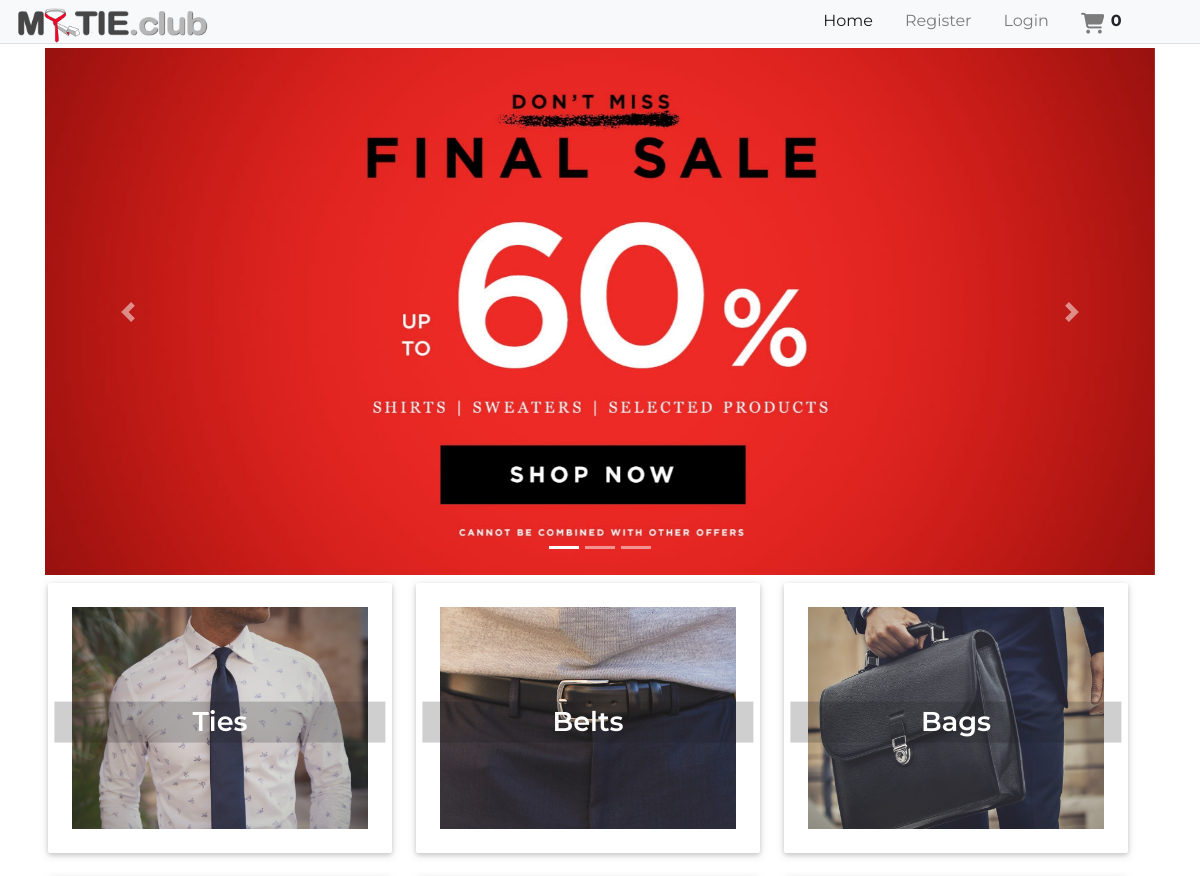
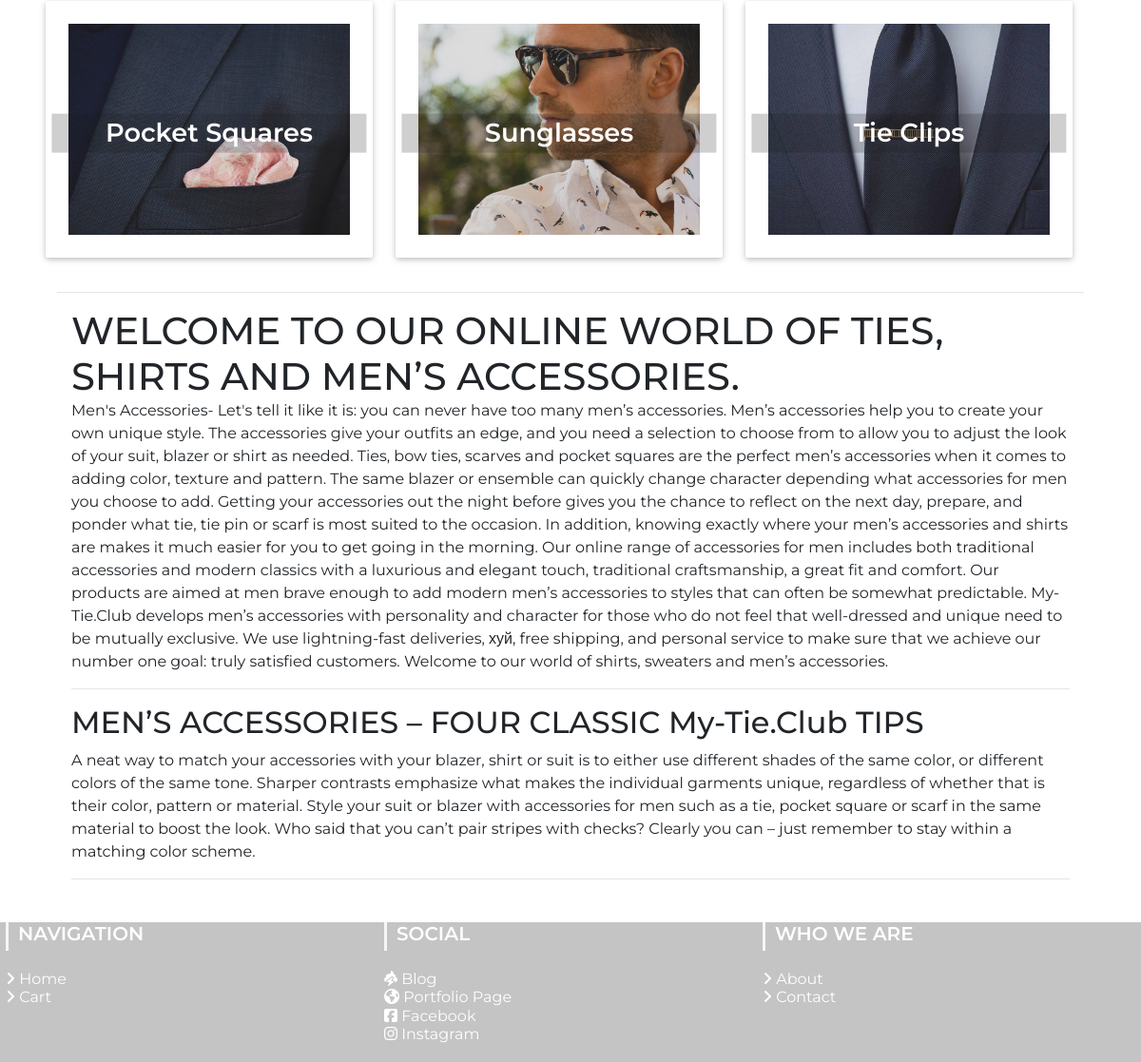
/home/, run on the app's committed database (2 pictures, top to bottom).
### app/models.py (models this page shows, shortened)
class Categories(db.Model):
	id = db.Column(db.Integer, primary_key=True)
	category_name  = db.Column(db.String(20), index = True)
	category_image = db.Column(db.String(120),index=True)
	product = db.relationship('Products', backref='products_categories')

### app/home/routes.py (the view)
@home.route('/')
@home.route('/home/')
def homepage():
	categories = Categories.query.all()
	products = Products.query.all()
	if current_user.is_anonymous:
		count = 0
	else:
		count = Kart.query.filter_by(user_id =current_user.id).count()
	return render_template("home/index.html", title = 'Website name',
	categories = categories, products = products, count=count)

### app/templates/home/index.html (shortened to what this page needs)
{% extends "layout.html" %}
		{% block poo %}
<div class="container">
		<div id="carouselExampleIndicators" class="carousel slide" data-ride="carousel">
				<ol class="carousel-indicators">
				  <li data-target="#carouselExampleIndicators" data-slide-to="0" class="active"></li>
				  <li data-target="#carouselExampleIndicators" data-slide-to="1"></li>
				  <li data-target="#carouselExampleIndicators" data-slide-to="2"></li>
				</ol>
				<div class="carousel-inner">
				  <div class="carousel-item active">
						<a href="#">
							<img src="{{ url_for('static',filename='img/banners/mtl-banner-1.jpg')}}"  class="img-responsive" alt="" style="width:100%;">
						</a>
				</div>
				</div>
				<a class="carousel-control-prev" href="#carouselExampleIndicators" role="button" data-slide="prev">
				  <span class="carousel-control-prev-icon" aria-hidden="true"></span>
				</a>
				<a class="carousel-control-next" href="#carouselExampleIndicators" role="button" data-slide="next">
				  <span class="carousel-control-next-icon" aria-hidden="true"></span>
				</a>
		</div>
</div>
		{% endblock %}
{% block body %}
<body>
	<div class="container-fluid">
	{% if categories %}
	<div class="row d-block">
		{% for category in categories %}
	<a href="{{ url_for('home.shop_by_category', category_name=category.category_name) }}">
		<div class="col l4 s12 m6" >
			<div class="card-panel hoverable" style="max-height:350px; background-color:#FFFFFF;">
					<div class="card-image" style="margin-left:auto;margin-right: auto;">
							<img class="responsive-img" src="{{category.category_image}}"  >
							<span class="card-title">
									{{ category.category_name }}
							</span>
						</div>
				</div>
		</div>
	</a>
		{% endfor %}
	</div>
	{% endif %}
	<hr>
	<div class="container-fluid">
		<h1 class="index-text">WELCOME TO OUR ONLINE WORLD OF TIES, SHIRTS AND MEN’S ACCESSORIES.</h1>
		<p>Men's Accessories- Let's tell it like it is: you can never have too many men’s accessories. Men’s accessories help
				you to create your own unique style. The accessories give your outfits an edge, and you need a selection to choose
				from to allow you to adjust the look of your suit, blazer or shirt as needed. Ties, bow ties, scarves and pocket
				squares are the perfect men’s accessories when it comes to adding color, texture and pattern. The same blazer or
				ensemble can quickly change character depending what accessories for men you choose to add. Getting your accessories
				out the night before gives you the chance to reflect on the next day, prepare, and ponder what tie, tie pin or scarf
				is most suited to the occasion. In addition, knowing exactly where your men’s accessories and shirts are makes it
				much easier for you to get going in the morning. Our online range of accessories for men includes both traditional
				accessories and modern classics with a luxurious and elegant touch, traditional craftsmanship, a great fit and
				comfort.
				Our products are aimed at men brave enough to add modern men’s accessories to styles that can often be somewhat predictable.
				My-Tie.Club develops men’s accessories with personality and character for those who do not feel that well-dressed and
				unique need to be mutually exclusive. We use lightning-fast deliveries, хуй, free shipping, and personal service to make
				sure that we achieve our number one goal: truly satisfied customers. Welcome to our world of shirts, sweaters and
				men’s accessories.</p>
		<hr>
		<h2 class="index-text">MEN’S ACCESSORIES – FOUR CLASSIC My-Tie.Club TIPS</h2>
		<p>A neat way to match your accessories with your blazer, shirt or suit is to either use different shades of the same
				color, or different colors of the same tone.
				Sharper contrasts emphasize what makes the individual garments unique, regardless of whether that is their color,
				pattern or material.
				Style your suit or blazer with accessories for men such as a tie, pocket square or scarf in the same material to
				boost the look.
				Who said that you can’t pair stripes with checks? Clearly you can – just remember to stay within a matching color
				scheme.</p>
		<hr>
	</div>
	</div>
</body>
{% endblock %}

### app/static/css/main.css (style rules this page uses)
* { padding: 0; margin: 0; }
html { position: relative; min-height: 100%; }
body { font-family: 'Montserrat', sans-serif; margin-bottom: 12em ; margin-top: 3em; }
img.responsive-img, video.responsive-video { max-width: 100%; max-height: 100%; }
.card-panel { -webkit-transition:-webkit-box-shadow .25s; transition:-webkit-box-shadow .25s; transition:box-shadow .25s; transition:box-shadow .25s, -webkit-box-shadow .25s;padding:24px; margin:.5rem 0 1rem 0; border-radius:2px;background-color:#fff; box-shadow: 0 2px 5px 0 rgba(0,0,0,0.16),0 2px 10px 0 rgba(0,0,0,0.12); }
.hoverable { -webkit-transition:-webkit-box-shadow .25s; transition:-webskit-box-shadow .25s; transition:box-shadow .25s; transition:box-shadow .25s, -webkit-box-shadow .25s }
.card-title { width: 90%; font-family: 'Montserrat', sans-serif; font-weight: 600; color: rgb(255, 255, 255); background-color: #00000036; font-size: 1.7em; position: absolute; top: 50%; left: 50%; transform: translate(-50%, -50%); text-align: center; }
.card-image { opacity: .9; }
.row { margin-left: auto; margin-right: auto; margin-bottom: 20px; }
.row:after { content: ""; display: table; clear: both; }
.row .col { float: left; -webkit-box-sizing: border-box; box-sizing: border-box; padding: 0 0.75rem; min-height: 1px; }
.row .col.s12 { width: 100%; margin-left: auto; left: auto; right: auto; }
@media only screen and (min-width: 601px) { .row .col.m6 { width: 50%; margin-left: auto; left: auto; right: auto; } }
@media only screen and (min-width: 993px) { .row .col.l4 { width: 33.3333333333%; margin-left: auto; left: auto; right: auto; } }
p,h1, h3, input, ul, h6 ,h5 { margin: 0; padding:0 0; }
@media screen and (max-width: 1280px) { .row { margin-left: -24px; } }

### data on the page
Categories: category_image (picture), category_name "Ties"
Categories: category_image (picture), category_name "Belts"
Categories: category_image (picture), category_name "Bags"
Categories: category_image (picture), category_name "Pocket Squares"
Categories: category_image (picture), category_name "Sunglasses"
Categories: category_image (picture), category_name "Tie Clips"

### other printed values
{{ count }} "0"
